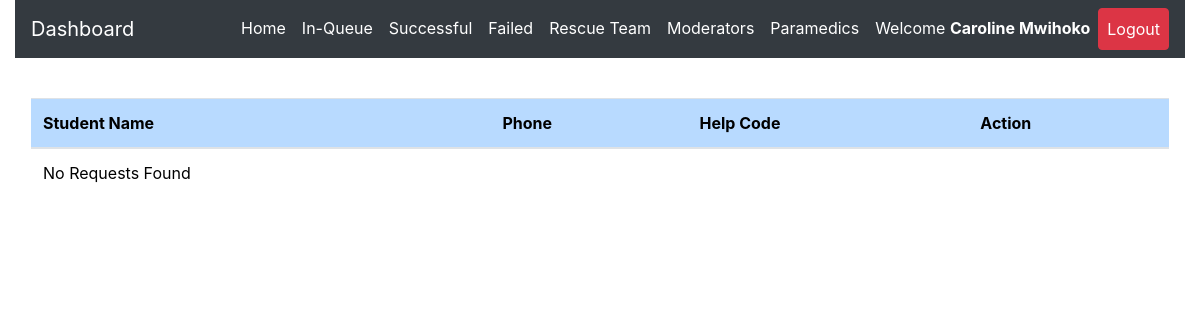
/admin/successful.php (signed in), run on an earlier commit of the app's database.
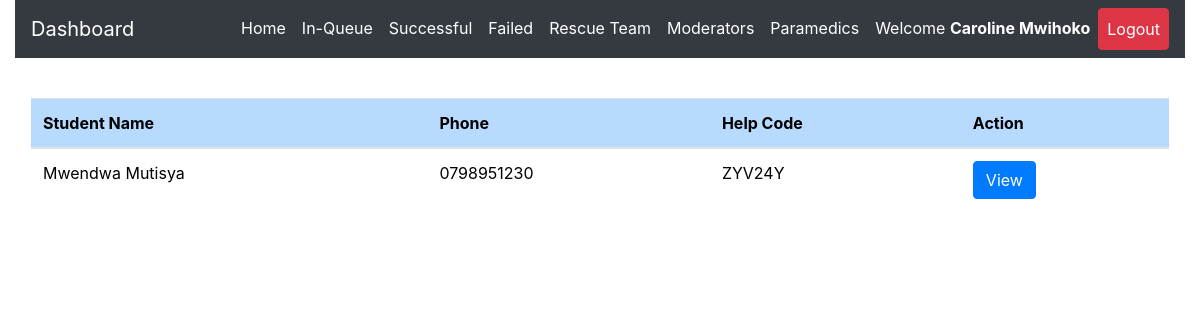
And on a later commit of the database.
### tables this page shows
CREATE TABLE `request_status` (
  `id` int(11) NOT NULL,
  `helpID` varchar(50) NOT NULL,
  `ip_address` varchar(100) NOT NULL,
  `request_latitude` varchar(50) NOT NULL,
  `request_longitude` varchar(50) NOT NULL,
  `status` varchar(50) DEFAULT 'Pending',
  `admNo` varchar(255) NOT NULL,
  `timestamp` datetime NOT NULL DEFAULT CURRENT_TIMESTAMP
);

CREATE TABLE `student_details` (
  `regNum` varchar(255) NOT NULL,
  `firstname` varchar(255) NOT NULL,
  `lastname` varchar(255) NOT NULL,
  `emailaddress` varchar(255) NOT NULL,
  `phonenumber` varchar(15) NOT NULL,
  `password` varchar(255) NOT NULL,
  `date` datetime NOT NULL DEFAULT CURRENT_TIMESTAMP
);

### admin/successful.php (the view, shortened to what this page needs)
<?php
include 'server.php';
?>
<!DOCTYPE html>
<html lang="en">
<?php include './includes/header.php'; ?>
  <body>
    <?php include './includes/navbar.php'; ?>
  <div class="row m-3">
    <div class="col-md-12">
<div class="table-responsive-lg">
    <table class="table" style='color:black; font-weight:normal'>
        <thead>
            <tr >
              <th scope="col" class="table-primary">Student Name</th>
              <th scope="col" class="table-primary">Phone</th>
              <th scope="col" class="table-primary">Help Code</th>
              <th scope="col" class="table-primary">Action</th>
            </tr>
          </thead>
          <tbody>
    <?php
    if($_SESSION['admin_id']){
        $data_fetch_query = "SELECT request_status.id, request_status.helpID,request_status.status,
        request_status.admNo,request_status.timestamp,student_details.regNum,student_details.regNum,
        student_details.firstname,student_details.lastname,student_details.phonenumber
        FROM request_status
        INNER JOIN student_details ON request_status.admNo = student_details.regNum  WHERE request_status.status ='Successful' order by request_status.timestamp DESC;";
        $data_result = mysqli_query($db, $data_fetch_query);
        if ($data_result->num_rows > 0){
            while($row = $data_result->fetch_assoc()) {
            $help_code=$row["helpID"];
        echo "<tr> <td>" .$row["firstname"]. " ".$row["lastname"]. "</td>";
        echo "<td>" .$row["phonenumber"]."</td>";
        echo "<td>" .$row["helpID"]."</td>";
        echo "<td>
        <form method ='POST' action='server.php'>
        <input  type='text' hidden name='help_code' value='$help_code'>
        <input type='submit' value='View' name='view-requests-being-attended-btn' class='btn btn-primary'>
        </form>
        </td> </tr>";
        }
        }else{
        echo "<td>"."No Requests Found"."</td>";
        }
        } else{
            echo "<td>"."No Data Found"."</td>";
        }
?>
          </tbody>
    </table>
  </div>
  </div>
</div>
  </body>
</html>

### admin/includes/header.php (shortened to what this page needs)
<head>
    <link rel="stylesheet" href="https://cdnjs.cloudflare.com/ajax/libs/font-awesome/6.0.0/css/all.min.css" />
    <link rel="stylesheet" href="https://maxcdn.bootstrapcdn.com/bootstrap/4.0.0/css/bootstrap.min.css">
    <link rel="stylesheet" href="./static/css/style.css" />
  </head>

### admin/includes/navbar.php (shortened to what this page needs)
<div class="container-fluid" id="mynav">
  <nav class="navbar navbar-expand-lg navbar-dark bg-dark">
  <a class="navbar-brand" href="./dashboard.php">Dashboard</a>
  <div class="collapse navbar-collapse" id="navbarSupportedContent">
    <ul class="navbar-nav ml-auto">
      <?php
     if($_SESSION['admin_id']){ ?>
    <li class="nav-item">
        <a class="nav-link active" href="dashboard.php">Home</a>
      </li>
     <li class="nav-item">
        <a class="nav-link active" href="inqueue.php">In-Queue</a>
      </li>
      <li class="nav-item">
        <a class="nav-link active" href="successful.php">Successful</a>
      </li>
      <li class="nav-item">
        <a class="nav-link active" href="failed.php">Failed</a>
      </li>
      <li class="nav-item">
        <a class="nav-link active" href="team.php">Rescue Team</a>
      </li>
      <li class="nav-item">
        <a class="nav-link active" href="moderators.php">Moderators</a>
      </li>
      <li class="nav-item">
        <a class="nav-link active" href="paramedics.php">Paramedics</a>
      </li>
      <li class="nav-item active">
      <a class="nav-link" href="javascript:void(0)">
      <?php echo "Welcome ". "<strong style='color:white;'>".$_SESSION['admin_firstname']." ".$_SESSION['admin_lastname'];  ?> </a>
      </li>
      <li class="nav-item active">
        <a class="nav-link btn btn-danger" href="logout.php">Logout </a>
      </li>
         <?php
  }
 ?>
    </ul>
  </div>
</nav>
</div>

What changed in the data, as far as the page shows it:
added request_status: admNo.firstname "Mwendwa", admNo.lastname "Mutisya", admNo.phonenumber "0798951230", helpID "ZYV24Y"
Also different on the page:
text no longer shown: "No Requests Found"
